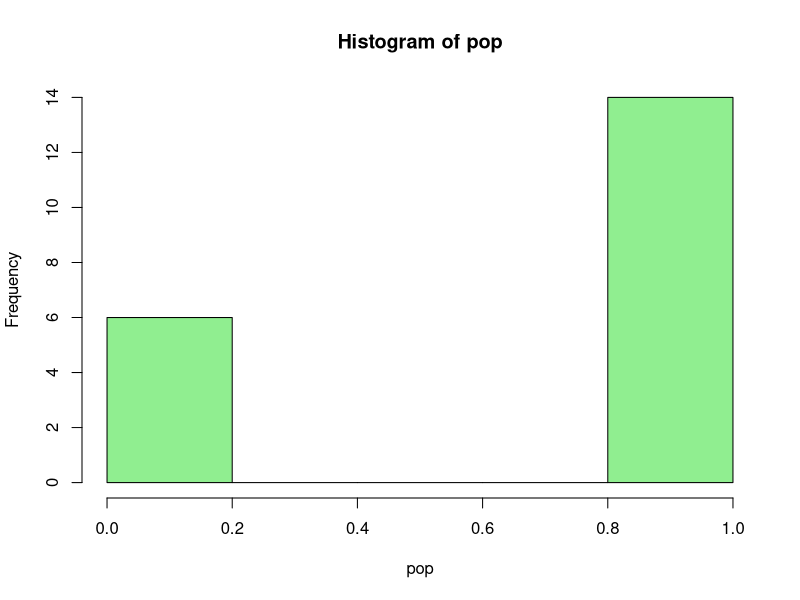
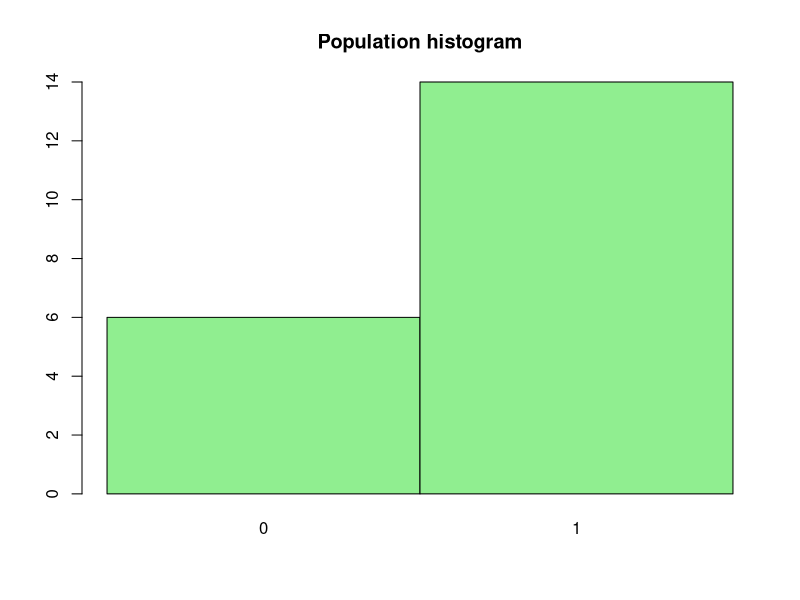
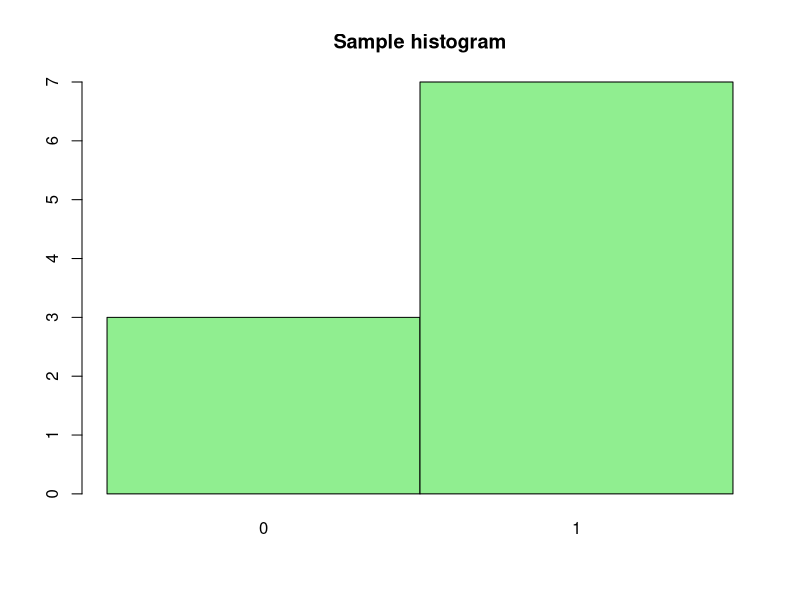
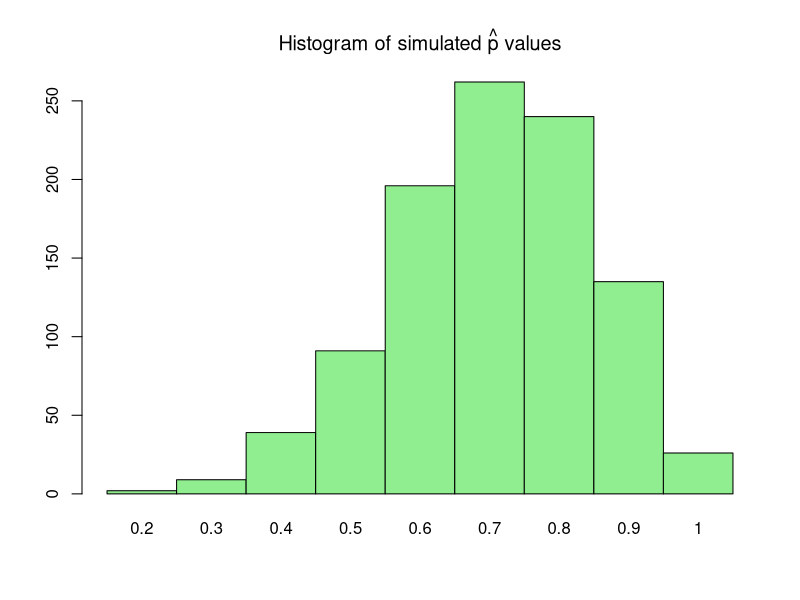
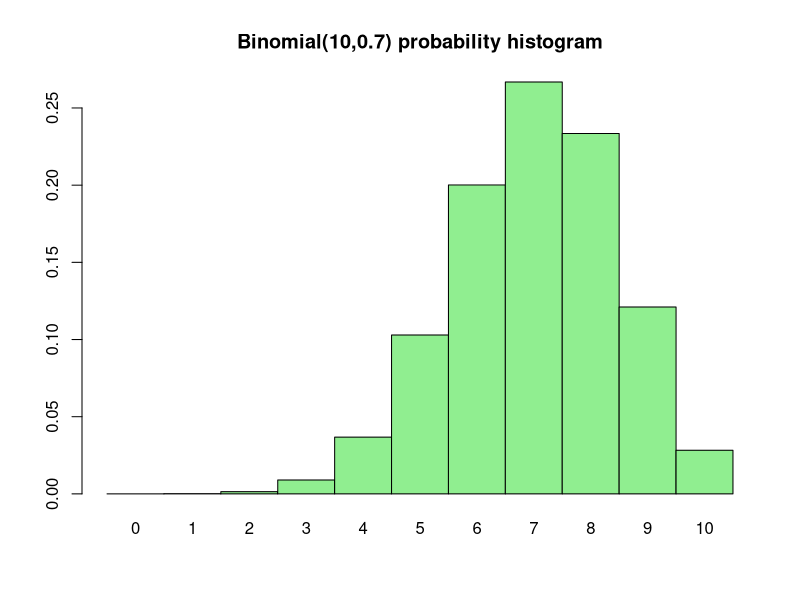
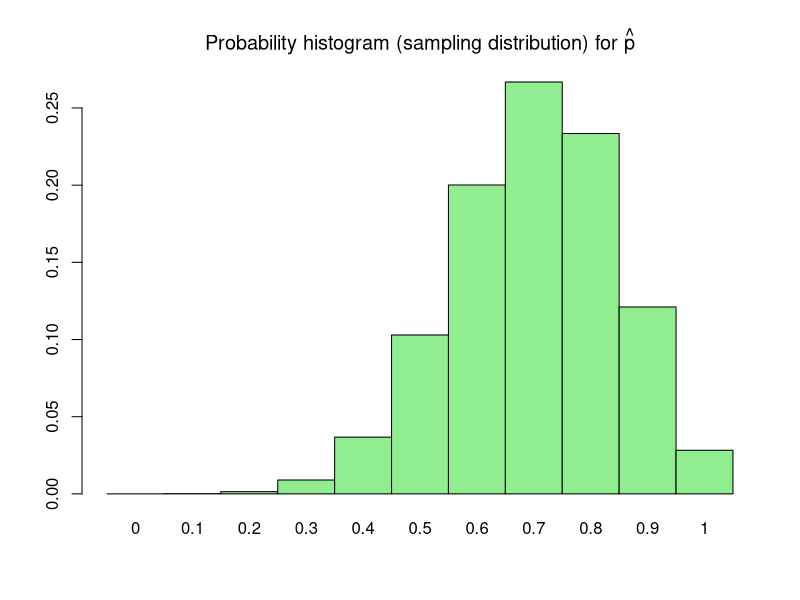

These figures' R source, in order:
## ---- chunk 1
pop <- c(1,0,1,1,0,1,1,1,1,0,1,0,1,1,0,1,1,1,1,0)
## ---- chunk 2
hist(pop,
     col="lightgreen")
## ---- chunk 3
popFreqs <- table(pop) # get frequencies of 0's and 1's in the population
barplot(popFreqs,
        space=0,
        col="lightgreen",
        main="Population histogram")
## ---- chunk 4
p <- mean(pop)
## ---- chunk 5
samp <- sample(pop, 10, replace=TRUE)
## ---- chunk 6
sampFreqs <- table(samp) # get frequencies of 0's and 1's
barplot(sampFreqs,
        space=0,
        col="lightgreen",
        main="Sample histogram")
phat <- mean(samp)
## ---- chunk 7
simulatePhat <- function(n, population){ # this simulates a p hat value
   phat <- mean(sample(population, n, replace=TRUE))
   phat # outputs phat
   }
simulatedPhats <- replicate(1000, # 1000 simulations
          simulatePhat(10,pop)
          )
simulatedPhatsFreqs <- table(simulatedPhats) # get frequencies for phat simulations
mainTitle <- expression(paste("Histogram of simulated ",hat(p)," values")) # include p hat in the plot title
barplot(simulatedPhatsFreqs,
        space=0,
        col="lightgreen",
        main=mainTitle)
## ---- chunk 8
binomialFreqs <- dbinom(0:10,10,0.7)
barplot(binomialFreqs,
        names.arg=0:10, # x axis labels
        space=0,
        col="lightgreen",
        main="Binomial(10,0.7) probability histogram")
## ---- chunk 9
binomialFreqs <- dbinom(0:10,10,0.7)
mainTitle <- expression(paste("Probability histogram (sampling distribution) for ",hat(p)))
barplot(binomialFreqs,
        names.arg=0:10/10, # x axis labels
        space=0,
        col="lightgreen",
        main=mainTitle)
## ---- chunk 10
simulatedPhatsMean <- mean(simulatedPhats)
simulatedPhatsSD <- sd(simulatedPhats)
## ---- chunk 11
simulateEstSE <- function(n, population){ # this simulates a p hat value
   phat <- mean(sample(population, n, replace=TRUE))
   estSE <- sqrt(phat*(1-phat)/n) 
   estSE # outputs est SE
   }
simulatedEstSEs <- replicate(1000, # 1000 simulations
          simulateEstSE(10,pop)
          )
simulatedEstSEsMean <- mean(simulatedEstSEs)
simulatedEstSEsSD <- sd(simulatedEstSEs)
## ---- chunk 12
simulatePhatNoRepl <- function(n, population){ # this simulates a p hat value
   phat <- mean(sample(population, n, replace=FALSE))
   phat # outputs phat
   }
simulatedPhatsNoRepl <- replicate(1000, # 1000 simulations
          simulatePhatNoRepl(10,pop)
          )
## ---- chunk 13
simulatedPhatsMeanNoRepl <- mean(simulatedPhatsNoRepl)
simulatedPhatsSDNoRepl <- sd(simulatedPhatsNoRepl)

simulatedPhatsMeanNoRepl
simulatedPhatsSDNoRepl
## ---- chunk 14
simulateEstSENoRepl <- function(n, population){ # this simulates a p hat value
   phat <- mean(sample(population, n, replace=FALSE))
   estSE <- sqrt(phat*(1-phat)/n) 
   estSE # outputs est SE
   }
simulatedEstSEsNoRepl <- replicate(1000, # 1000 simulations
          simulateEstSENoRepl(10,pop)
          )
simulatedEstSEsMeanNoRepl <- mean(simulatedEstSEsNoRepl)
simulatedEstSEsSDNoRepl <- sd(simulatedEstSEsNoRepl)

simulatedEstSEsMeanNoRepl
simulatedEstSEsSDNoRepl
